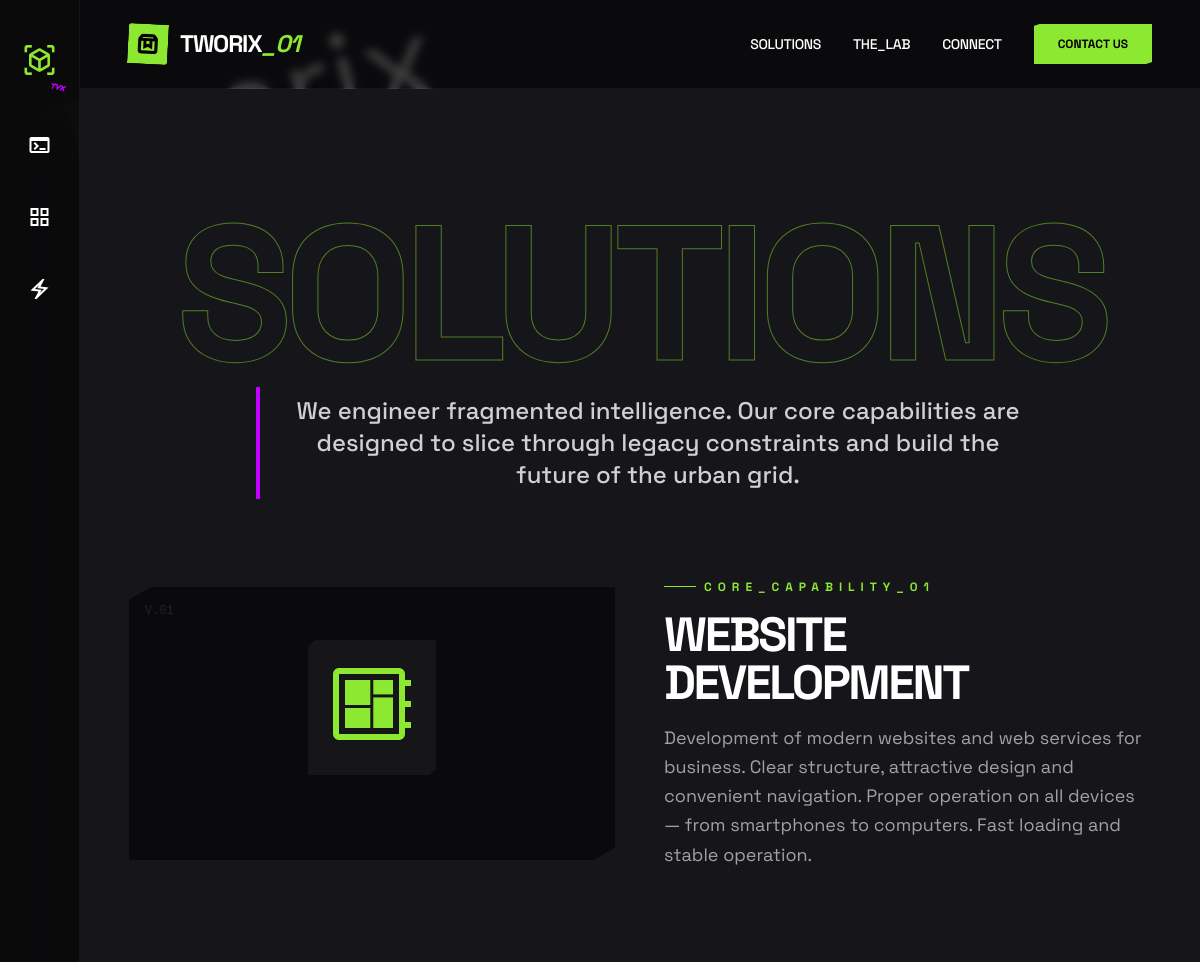
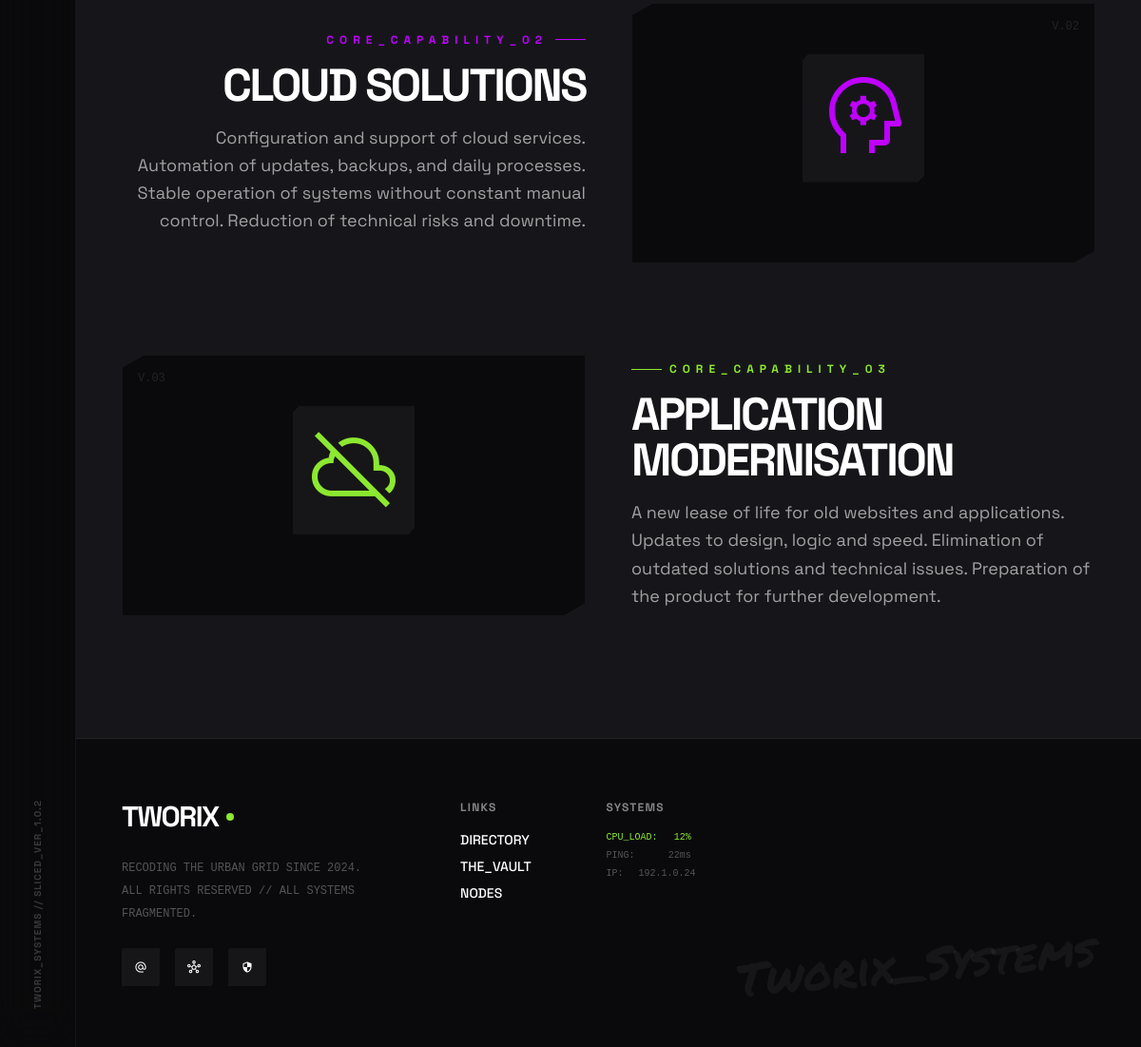
The page /solutions/ on the database its author committed (2 pictures, top to bottom).
### website/models.py (models this page shows, shortened)
class Content(models.Model):
    key = models.CharField(max_length=100, unique=True)
    value = models.TextField()

### website/views.py (the view)
# urls.py: path('solutions/', views.solutions, name='solutions'),
def solutions(request):
    context = get_content_context()
    return render(request, 'solutions.html', context)

### website/views.py (called while the page is built)
def get_content_context():
    content = Content.objects.all()
    context = {item.key: item.value for item in content}
    return context

### website/templates/solutions.html (shortened to what this page needs)
{% extends "base.html" %}
{% block content %}
<section class="px-6 lg:px-12 py-20 lg:py-32 relative overflow-hidden bg-surface-dark">
    <div class="max-w-7xl mx-auto">
        <div class="text-center mb-20">
            <h1 class="text-[10rem] lg:text-[12rem] font-black leading-[0.8] tracking-tighter uppercase relative select-none stencil-text">
            </h1>
            <p class="text-xl lg:text-2xl text-white/80 leading-tight font-medium max-w-3xl mx-auto mt-4 border-l-4 border-accent pl-8 py-2">
        {{ solutions_subtitle|default:"We engineer fragmented intelligence. Our core capabilities are designed to slice through legacy constraints and build the future of the urban grid." }}
            </p>
        </div>
        <div class="space-y-24">
            <div class="flex flex-col lg:flex-row items-center gap-12 group">
                <div class="lg:w-1/2 relative">
                    <div class="relative aspect-video p-8 bg-background-dark border border-white/5 sliced-border group-hover:border-primary/40 transition-all">
                        <div class="absolute top-4 left-4 text-xs font-mono text-white/10 group-hover:text-primary transition-colors">V.01</div>
                        <div class="flex flex-col items-center justify-center h-full text-center">
                            <div class="mb-8 inline-block p-4 bg-white/5 group-hover:bg-primary/20 transition-colors sliced-border">
                                <span class="material-symbols-outlined text-primary text-8xl">developer_board</span>
                            </div>
                        </div>
                    </div>
                </div>
                <div class="lg:w-1/2">
                    <h2 class="text-xs font-bold tracking-[0.5em] text-primary uppercase flex items-center gap-2 mb-4">
                <span class="w-8 h-px bg-primary"></span> {{ capability_1_tag|default:"CORE_CAPABILITY_01" }}
                    </h2>
            <h3 class="text-5xl font-black mb-4 tracking-tighter uppercase leading-none">{{ capability_1_title|default:"FRAGMENTED<br/>SYSTEMS"|safe }}</h4>
                    <p class="text-white/60 text-lg leading-relaxed max-w-lg">
                {{ capability_1_long_description|default:"We specialize in decoupled software engineering that prioritizes resilience, scalability, and rapid iteration cycles. Our approach allows for modular updates and fault isolation, ensuring your systems evolve without catastrophic failures. We build architectures that breathe, adapt, and scale at the speed of your needs." }}
                    </p>
                </div>
            </div>
            <div class="flex flex-col lg:flex-row-reverse items-center gap-12 group">
                <div class="lg:w-1/2 relative">
                     <div class="relative aspect-video p-8 bg-background-dark border border-white/5 sliced-border group-hover:border-accent/40 transition-all">
                        <div class="absolute top-4 right-4 text-xs font-mono text-white/10 group-hover:text-accent transition-colors">V.02</div>
                        <div class="flex flex-col items-center justify-center h-full text-center">
                            <div class="mb-8 inline-block p-4 bg-white/5 group-hover:bg-accent/20 transition-colors sliced-border">
                                <span class="material-symbols-outlined text-accent text-8xl">psychology</span>
                            </div>
                        </div>
                    </div>
                </div>
                <div class="lg:w-1/2 lg:text-right">
                    <h2 class="text-xs font-bold tracking-[0.5em] text-accent uppercase flex items-center lg:justify-end gap-2 mb-4">
                         {{ capability_2_tag|default:"CORE_CAPABILITY_02" }} <span class="w-8 h-px bg-accent"></span>
                    </h2>
                    <h3 class="text-5xl font-black mb-4 tracking-tighter uppercase leading-none">{{ capability_2_title|default:"NEURAL<br/>GLITCH_AI"|safe }}</h4>
                    <p class="text-white/60 text-lg leading-relaxed max-w-lg ml-auto">
                        {{ capability_2_long_description|default:"Our advanced machine learning models are designed to thrive in chaos. We find critical patterns in unstructured, high-volume data environments. From predictive analytics to anomaly detection, our Glitch_AI cuts through the noise to deliver actionable, fragmented intelligence where others only see static." }}
                    </p>
                </div>
            </div>
            <div class="flex flex-col lg:flex-row items-center gap-12 group">
                <div class="lg:w-1/2 relative">
                    <div class="relative aspect-video p-8 bg-background-dark border border-white/5 sliced-border group-hover:border-primary/40 transition-all">
                        <div class="absolute top-4 left-4 text-xs font-mono text-white/10 group-hover:text-primary transition-colors">V.03</div>
                        <div class="flex flex-col items-center justify-center h-full text-center">
                             <div class="mb-8 inline-block p-4 bg-white/5 group-hover:bg-primary/20 transition-colors sliced-border">
                                <span class="material-symbols-outlined text-primary text-8xl">cloud_off</span>
                            </div>
                        </div>
                    </div>
                </div>
                <div class="lg:w-1/2">
                    <h2 class="text-xs font-bold tracking-[0.5em] text-primary uppercase flex items-center gap-2 mb-4">
                        <span class="w-8 h-px bg-primary"></span> {{ capability_3_tag|default:"CORE_CAPABILITY_03" }}
                    </h2>
                    <h3 class="text-5xl font-black mb-4 tracking-tighter uppercase leading-none">{{ capability_3_title|default:"URBAN_GRID<br/>CLOUD"|safe }}</h4>
                    <p class="text-white/60 text-lg leading-relaxed max-w-lg">
                        {{ capability_3_long_description|default:"We deploy distributed cloud architecture that operates on the fringe, ensuring maximum uptime and resilience through radical decentralization. Our infrastructure is built for the high-stakes environment of the modern urban grid, providing low-latency, secure, and continuously available services." }}
                    </p>
                </div>
            </div>
        </div>
    </div>
</section>
{% endblock %}

### rows shown on the page
Content: value "We engineer fragmented intelligence. Our core capabilities are designed to slice through legacy constraints and build the future of the urban grid."
Content: value "CORE_CAPABILITY_01"
Content: value "WEBSITE DEVELOPMENT"
Content: value "Development of modern websites and web services for business. Clear structure, attractive design and convenient navigation. Proper operation on all devices — from smartphones to computers. Fast loading and stable operation."
Content: value "CORE_CAPABILITY_02"
Content: value "CLOUD SOLUTIONS"
Content: value "Configuration and support of cloud services. Automation of updates, backups, and daily processes. Stable operation of systems without constant manual control. Reduction of technical risks and downtime."
Content: value "CORE_CAPABILITY_03"
Content: value "APPLICATION MODERNISATION"
Content: value "A new lease of life for old websites and applications. Updates to design, logic and speed. Elimination of outdated solutions and technical issues. Preparation of the product for further development."
